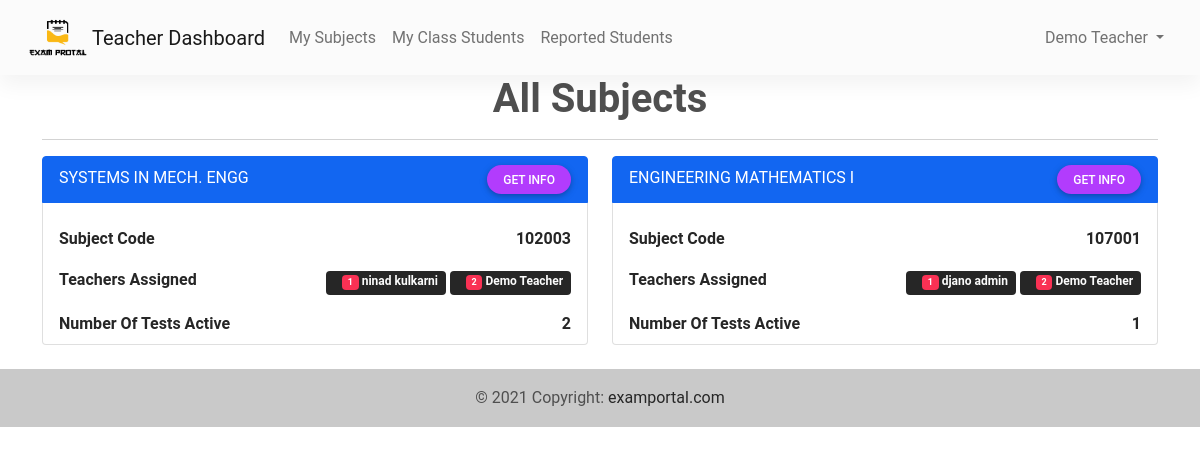
The page /teachers/my-subject/ (signed in) on the database its author committed.
### students/models.py (models this page shows)
class User(AbstractUser):
    is_student = models.BooleanField(default=False)
    is_teacher = models.BooleanField(default=False)
    is_hod = models.BooleanField(default=False)
    def __str__(self):
        return  str(self.get_full_name())

class Subject(models.Model):
    hod=models.ForeignKey(User,on_delete=models.CASCADE,default=False,null=True)
    subject_name=models.CharField(max_length=300,unique=True,help_text = "Enter Subject Name <b>Do Not Duplicate </b>",)
    subject_code=models.CharField(max_length=10,unique=True,help_text = "Enter Subject Code <b>Given by SPPU</b>",)
    teachers=models.ManyToManyField(User,related_name='subject_teachers',
                            help_text = "Use <b>control + arrow</b> click to select multiple teachers",
                            verbose_name='Select Teachers Want To Include')
    created =models.DateTimeField(auto_now_add=True)
    updated=models.DateTimeField(auto_now=True)
    def no_of_test_in_subject(self):
        return Test.objects.filter(subject=self,make_active=True).count()
    def __str__(self):
        return self.subject_name

### teachers/views.py (the view)
    def wrapper_func(request,*args, **kwargs):
        if request.user.is_authenticated:
            if (request.user.is_teacher) or request.user.is_hod:
            	if request.user.is_hod:
            		return view_func(request,*args, **kwargs)
            	else:
            		if get_object_or_404(Teacher, user = request.user).verify:
            			return view_func(request,*args, **kwargs)
            		else:
                		messages.error(request, f"Your account is not verified please contact the HOD for same")
                		return redirect("login")
            else:
            	messages.success(request, f"Your authorized to access this page. Would you like to login to a different account?")
            	return redirect("login")
        else:
         	return redirect("login")

### teachers/views.py (called while the page is built)
def allow_to_teacher_hod(view_func):
    def wrapper_func(request,*args, **kwargs):
        if request.user.is_authenticated:
            if (request.user.is_teacher) or request.user.is_hod:
            	if request.user.is_hod:
            		return view_func(request,*args, **kwargs)
            	else:
            		if get_object_or_404(Teacher, user = request.user).verify:
            			return view_func(request,*args, **kwargs)
            		else:
                		messages.error(request, f"Your account is not verified please contact the HOD for same")
                		return redirect("login")
            else:
            	messages.success(request, f"Your authorized to access this page. Would you like to login to a different account?")
            	return redirect("login")
        else:
         	return redirect("login")
    return wrapper_func

@allow_to_teacher_hod
@login_required
def subject_list_view(request):
    all_subject=Subject.objects.filter(teachers__in=[request.user,])
    return render(request,'teachers/all_subject_list.html',
    			{'all_subject':all_subject})

### templates/teachers/all_subject_list.html
{% extends 'teachers/teachers_base.html' %}
{% load static %}
{% block content %}
{% load crispy_forms_tags %}
<h2 class="h1 fw-bold text-center">All Subjects</h2>
<hr>
<div class="row">
{% for subject in all_subject %}
     <div class="form-group col-md-6 mb-4">
              <ul class="list-group">
                  <li class="list-group-item active" aria-current="true">
                  {{subject}}
                  <a href="{% url 'subject_detail' subject.pk %}">
                        <span class="float-right btn btn-secondary  btn-sm btn-rounded">
                            Get Info
                        </span>
                    </a>
                </li>
                  <li class="list-group-item"></li>
                  <li class="list-group-item">
                    <span class="fw-bold float-left">Subject Code </span>
                    <span class="fw-bold float-right">{{subject.subject_code}}</span>
                  </li>
                   <li class="list-group-item">
                    <span class="fw-bold float-left">Teachers Assigned </span>
                    <span class="fw-bold float-right">
                      {% for teacher_subject in subject.teachers.all %}
                      <span type="button" class="badge bg-dark text-light">
                          <span class="badge bg-danger ms-2">{{forloop.counter}}</span>
                          {{teacher_subject}}
                      </span>
                      {% endfor %}
                    </span>
                  </li>
               <li class="list-group-item">
                    <span class="fw-bold float-left">Number Of Tests Active</span>
                    <span class="fw-bold float-right">{{subject.no_of_test_in_subject}}</span>
                  </li>
            </ul>
    </div>
{% endfor %}
    </div>
 {% endblock content %}

### templates/teachers/teachers_navi.html (shortened to what this page needs)
{% load static %}
<nav class="navbar navbar-expand-lg navbar-light bg-light">
  <div class="container-fluid">
    <a class="navbar-brand" href="{% url 'main_page' %}">
      <img src="{% static 'logo.png' %}" width="60" height="40" class="d-inline-block align-top" alt="">
      {% if user.is_hod %}
          HOD
      {% elif user.is_teacher %}
          Teacher
      {% endif %}
      Dashboard</a>
    <div class="collapse navbar-collapse" id="navbarText">
      <ul class="navbar-nav me-auto mb-2 mb-lg-0">
        {% if user.is_hod %}
                <li class="nav-item">
          <a class="nav-link " aria-current="page" href="{% url 'all_subject' %}">All Subjects</a>
        </li>
          <li class="nav-item">
            <a class="nav-link" href="{% url 'subject_create' %}">Create Subject</a>
          </li>
           <li class="nav-item">
            <a class="nav-link" href="{% url 'all_teacher_details' %}">All Teachers</a>
          </li>
          <li class="nav-item">
            <a class="nav-link" href="{% url 'my_students' %}">All Students</a>
          </li>
        {% elif user.is_teacher %}
                <li class="nav-item">
          <a class="nav-link " aria-current="page" href="{% url 'my_subject' %}">My Subjects</a>
        </li>
          <li class="nav-item">
            <a class="nav-link" href="{% url 'my_students' %}">My Class Students</a>
          </li>
        {% endif %}
                    <li class="nav-item">
            <a class="nav-link" href="{% url 'reported_student_list' %}">Reported Students</a>
          </li>
           {% block navibar %}
        <li class="nav-item">
          <a class="nav-link" href="#"></a>
        </li>
        {% endblock navibar %}
</ul>
      <span class="navbar-text">
        <ul class="navbar-nav me-auto mb-2 mb-lg-0">
            <li class="nav-item dropdown">
              <a class="nav-link dropdown-toggle" href="#" id="navbarDropdown" role="button" data-toggle="dropdown" aria-haspopup="true" aria-expanded="false">
                {{user.get_full_name}}
              </a>
            </li>
      </ul>
      </span>
    </div>
  </div>
</nav>

### rows shown on the page
User: get_full_name "Demo Teacher", first_name+last_name "Demo Teacher"
Subject: subject_name "SYSTEMS IN MECH. ENGG", subject_code "102003", no_of_test_in_subject "2"
User: first_name+last_name "ninad kulkarni"
Subject: subject_name "ENGINEERING MATHEMATICS I", subject_code "107001", no_of_test_in_subject "1"
User: first_name+last_name "djano admin"
